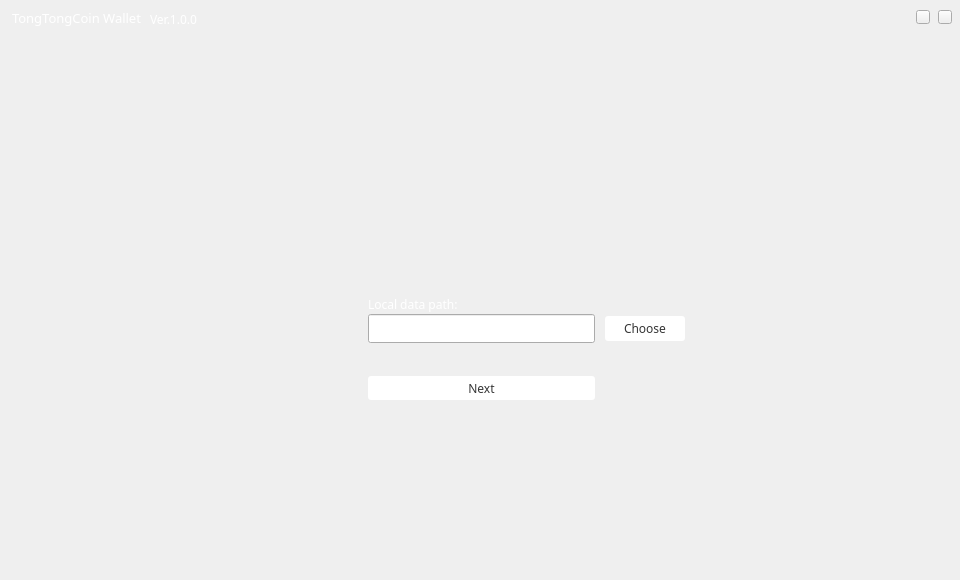
<?xml version="1.0" encoding="UTF-8"?>
<ui version="4.0">
 <class>SelectGopPathWidget</class>
 <widget class="QWidget" name="SelectGopPathWidget">
  <property name="geometry">
   <rect>
    <x>0</x>
    <y>0</y>
    <width>960</width>
    <height>580</height>
   </rect>
  </property>
  <property name="font">
   <font>
    <family>微软雅黑</family>
   </font>
  </property>
  <property name="windowTitle">
   <string>Form</string>
  </property>
  <widget class="QPushButton" name="selectPathBtn">
   <property name="geometry">
    <rect>
     <x>605</x>
     <y>316</y>
     <width>80</width>
     <height>25</height>
    </rect>
   </property>
   <property name="font">
    <font>
     <family>微软雅黑</family>
    </font>
   </property>
   <property name="cursor">
    <cursorShape>PointingHandCursor</cursorShape>
   </property>
   <property name="styleSheet">
    <string notr="true">QPushButton{border:none;
border-radius:3px;
background-color: rgb(255, 255, 255);
color: rgb(53, 53, 53);
}
QPushButton::hover{color: rgb(153, 153, 153);}</string>
   </property>
   <property name="text">
    <string>Choose</string>
   </property>
  </widget>
  <widget class="QLineEdit" name="pathLineEdit">
   <property name="geometry">
    <rect>
     <x>368</x>
     <y>314</y>
     <width>227</width>
     <height>29</height>
    </rect>
   </property>
   <property name="font">
    <font>
     <pointsize>10</pointsize>
    </font>
   </property>
   <property name="readOnly">
    <bool>true</bool>
   </property>
  </widget>
  <widget class="QLabel" name="label">
   <property name="geometry">
    <rect>
     <x>368</x>
     <y>294</y>
     <width>100</width>
     <height>20</height>
    </rect>
   </property>
   <property name="font">
    <font>
     <family>微软雅黑</family>
    </font>
   </property>
   <property name="styleSheet">
    <string notr="true">color: rgb(255, 255, 255);</string>
   </property>
   <property name="text">
    <string>Local data path:</string>
   </property>
  </widget>
  <widget class="QPushButton" name="okBtn">
   <property name="geometry">
    <rect>
     <x>368</x>
     <y>376</y>
     <width>227</width>
     <height>24</height>
    </rect>
   </property>
   <property name="font">
    <font>
     <family>微软雅黑</family>
    </font>
   </property>
   <property name="cursor">
    <cursorShape>PointingHandCursor</cursorShape>
   </property>
   <property name="styleSheet">
    <string notr="true">QPushButton{border:none;
border-radius:3px;
background-color: rgb(255, 255, 255);
color: rgb(53, 53, 53);
}
QPushButton::hover{color: rgb(153, 153, 153);}</string>
   </property>
   <property name="text">
    <string>Next</string>
   </property>
  </widget>
  <widget class="QToolButton" name="closeBtn">
   <property name="geometry">
    <rect>
     <x>938</x>
     <y>10</y>
     <width>14</width>
     <height>14</height>
    </rect>
   </property>
   <property name="cursor">
    <cursorShape>PointingHandCursor</cursorShape>
   </property>
   <property name="focusPolicy">
    <enum>Qt::NoFocus</enum>
   </property>
   <property name="text">
    <string/>
   </property>
  </widget>
  <widget class="QToolButton" name="minBtn">
   <property name="geometry">
    <rect>
     <x>916</x>
     <y>10</y>
     <width>14</width>
     <height>14</height>
    </rect>
   </property>
   <property name="cursor">
    <cursorShape>PointingHandCursor</cursorShape>
   </property>
   <property name="focusPolicy">
    <enum>Qt::NoFocus</enum>
   </property>
   <property name="text">
    <string/>
   </property>
  </widget>
  <widget class="QLabel" name="textLabel">
   <property name="geometry">
    <rect>
     <x>381</x>
     <y>205</y>
     <width>197</width>
     <height>29</height>
    </rect>
   </property>
   <property name="text">
    <string/>
   </property>
  </widget>
  <widget class="QLabel" name="versionLabel_2">
   <property name="geometry">
    <rect>
     <x>12</x>
     <y>10</y>
     <width>131</width>
     <height>16</height>
    </rect>
   </property>
   <property name="font">
    <font>
     <family>微软雅黑</family>
     <pointsize>10</pointsize>
    </font>
   </property>
   <property name="styleSheet">
    <string notr="true">color: rgb(255, 255, 255);</string>
   </property>
   <property name="text">
    <string>TongTongCoin Wallet</string>
   </property>
  </widget>
  <widget class="QLabel" name="versionLabel">
   <property name="geometry">
    <rect>
     <x>150</x>
     <y>12</y>
     <width>81</width>
     <height>14</height>
    </rect>
   </property>
   <property name="font">
    <font>
     <family>微软雅黑</family>
     <pointsize>9</pointsize>
    </font>
   </property>
   <property name="styleSheet">
    <string notr="true">color: rgb(255, 255, 255);</string>
   </property>
   <property name="text">
    <string>Ver.1.0.0</string>
   </property>
  </widget>
  <widget class="QLabel" name="logoLabel">
   <property name="geometry">
    <rect>
     <x>380</x>
     <y>120</y>
     <width>231</width>
     <height>112</height>
    </rect>
   </property>
   <property name="font">
    <font>
     <family>Agency FB</family>
     <pointsize>26</pointsize>
     <weight>75</weight>
     <bold>true</bold>
    </font>
   </property>
   <property name="text">
    <string/>
   </property>
  </widget>
 </widget>
 <resources/>
 <connections/>
</ui>
